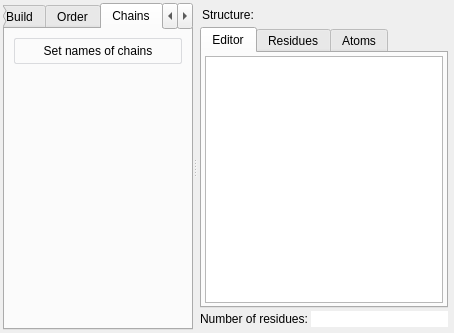
<?xml version="1.0" encoding="UTF-8"?>
<ui version="4.0">
 <class>ResidueListWorkPanel</class>
 <widget class="QWidget" name="ResidueListWorkPanel">
  <property name="geometry">
   <rect>
    <x>0</x>
    <y>0</y>
    <width>454</width>
    <height>333</height>
   </rect>
  </property>
  <property name="windowTitle">
   <string>Residue List Editor</string>
  </property>
  <property name="styleSheet">
   <string notr="true"> QPushButton {
     border: 1px solid #dadbde;
     background-color: qlineargradient(x1: 0, y1: 0, x2: 0, y2: 1,
                                       stop: 0 #dadbde, stop: 1 #f6f7fa);
     border-radius: 2px;
     min-width: 34px;
     min-height: 24px;
 }

 QPushButton:pressed {
     border: 2px solid #777777;
 }

 QPushButton:checked {
     border: 2px solid #777777;
 }</string>
  </property>
  <layout class="QHBoxLayout" name="horizontalLayout_4">
   <property name="spacing">
    <number>3</number>
   </property>
   <property name="margin">
    <number>3</number>
   </property>
   <item>
    <widget class="QSplitter" name="splitter">
     <property name="orientation">
      <enum>Qt::Horizontal</enum>
     </property>
     <widget class="QTabWidget" name="mainTW">
      <property name="sizePolicy">
       <sizepolicy hsizetype="Expanding" vsizetype="Minimum">
        <horstretch>0</horstretch>
        <verstretch>0</verstretch>
       </sizepolicy>
      </property>
      <property name="currentIndex">
       <number>2</number>
      </property>
      <widget class="QWidget" name="buildTab">
       <attribute name="title">
        <string>Build</string>
       </attribute>
       <layout class="QVBoxLayout" name="verticalLayout_5">
        <item>
         <widget class="QPushButton" name="editResiduesPB">
          <property name="enabled">
           <bool>false</bool>
          </property>
          <property name="focusPolicy">
           <enum>Qt::NoFocus</enum>
          </property>
          <property name="text">
           <string>Edit residues</string>
          </property>
         </widget>
        </item>
        <item>
         <widget class="QPushButton" name="mergeResiduesPB">
          <property name="enabled">
           <bool>false</bool>
          </property>
          <property name="focusPolicy">
           <enum>Qt::NoFocus</enum>
          </property>
          <property name="text">
           <string>Merge residues</string>
          </property>
         </widget>
        </item>
        <item>
         <widget class="QPushButton" name="deleteResiduesPB">
          <property name="enabled">
           <bool>false</bool>
          </property>
          <property name="focusPolicy">
           <enum>Qt::NoFocus</enum>
          </property>
          <property name="text">
           <string>Delete residues</string>
          </property>
         </widget>
        </item>
        <item>
         <widget class="QPushButton" name="deleteEmptyStructuresPB">
          <property name="focusPolicy">
           <enum>Qt::NoFocus</enum>
          </property>
          <property name="text">
           <string>Delete empty</string>
          </property>
         </widget>
        </item>
        <item>
         <spacer name="verticalSpacer_4">
          <property name="orientation">
           <enum>Qt::Vertical</enum>
          </property>
          <property name="sizeHint" stdset="0">
           <size>
            <width>20</width>
            <height>0</height>
           </size>
          </property>
         </spacer>
        </item>
       </layout>
      </widget>
      <widget class="QWidget" name="orderTab">
       <attribute name="title">
        <string>Order</string>
       </attribute>
       <layout class="QVBoxLayout" name="verticalLayout_2">
        <property name="spacing">
         <number>3</number>
        </property>
        <property name="margin">
         <number>3</number>
        </property>
        <item>
         <widget class="QGroupBox" name="groupBox">
          <property name="title">
           <string>Sequence index</string>
          </property>
          <layout class="QVBoxLayout" name="verticalLayout_4">
           <property name="spacing">
            <number>3</number>
           </property>
           <property name="margin">
            <number>3</number>
           </property>
           <item>
            <widget class="QPushButton" name="seqIndxByOrderPB">
             <property name="sizePolicy">
              <sizepolicy hsizetype="Expanding" vsizetype="Fixed">
               <horstretch>0</horstretch>
               <verstretch>0</verstretch>
              </sizepolicy>
             </property>
             <property name="focusPolicy">
              <enum>Qt::NoFocus</enum>
             </property>
             <property name="text">
              <string>by order</string>
             </property>
            </widget>
           </item>
           <item>
            <widget class="QPushButton" name="seqIndxByReverseOrderPB">
             <property name="focusPolicy">
              <enum>Qt::NoFocus</enum>
             </property>
             <property name="text">
              <string>by reverse order</string>
             </property>
            </widget>
           </item>
           <item>
            <widget class="QPushButton" name="seqIndxByChainsPB">
             <property name="focusPolicy">
              <enum>Qt::NoFocus</enum>
             </property>
             <property name="text">
              <string>by chains</string>
             </property>
            </widget>
           </item>
           <item>
            <layout class="QHBoxLayout" name="horizontalLayout_2">
             <item>
              <spacer name="horizontalSpacer">
               <property name="orientation">
                <enum>Qt::Horizontal</enum>
               </property>
               <property name="sizeHint" stdset="0">
                <size>
                 <width>40</width>
                 <height>20</height>
                </size>
               </property>
              </spacer>
             </item>
             <item>
              <widget class="QCheckBox" name="automaticallyReorderCB">
               <property name="text">
                <string>Automatically reorder</string>
               </property>
               <property name="checked">
                <bool>true</bool>
               </property>
              </widget>
             </item>
            </layout>
           </item>
          </layout>
         </widget>
        </item>
        <item>
         <widget class="QPushButton" name="reorderBySeqIndxPB">
          <property name="focusPolicy">
           <enum>Qt::NoFocus</enum>
          </property>
          <property name="text">
           <string>Reorder by sequence index</string>
          </property>
         </widget>
        </item>
        <item>
         <widget class="QGroupBox" name="groupBox_2">
          <property name="title">
           <string>Serial index</string>
          </property>
          <layout class="QVBoxLayout" name="verticalLayout_9">
           <property name="spacing">
            <number>3</number>
           </property>
           <property name="margin">
            <number>3</number>
           </property>
           <item>
            <widget class="QPushButton" name="serIndxBySeqLocPB">
             <property name="sizePolicy">
              <sizepolicy hsizetype="Expanding" vsizetype="Fixed">
               <horstretch>0</horstretch>
               <verstretch>0</verstretch>
              </sizepolicy>
             </property>
             <property name="focusPolicy">
              <enum>Qt::NoFocus</enum>
             </property>
             <property name="text">
              <string>by seq and local indexes</string>
             </property>
            </widget>
           </item>
           <item>
            <layout class="QHBoxLayout" name="horizontalLayout_3">
             <item>
              <spacer name="horizontalSpacer_2">
               <property name="orientation">
                <enum>Qt::Horizontal</enum>
               </property>
               <property name="sizeHint" stdset="0">
                <size>
                 <width>40</width>
                 <height>20</height>
                </size>
               </property>
              </spacer>
             </item>
             <item>
              <widget class="QCheckBox" name="automaticallyUpdateSerIndxCB">
               <property name="text">
                <string>Automatically update</string>
               </property>
               <property name="checked">
                <bool>true</bool>
               </property>
              </widget>
             </item>
            </layout>
           </item>
          </layout>
         </widget>
        </item>
        <item>
         <spacer name="verticalSpacer">
          <property name="orientation">
           <enum>Qt::Vertical</enum>
          </property>
          <property name="sizeHint" stdset="0">
           <size>
            <width>20</width>
            <height>40</height>
           </size>
          </property>
         </spacer>
        </item>
       </layout>
      </widget>
      <widget class="QWidget" name="chainsTab">
       <attribute name="title">
        <string>Chains</string>
       </attribute>
       <layout class="QVBoxLayout" name="verticalLayout_10">
        <item>
         <widget class="QPushButton" name="setChainNamesPB">
          <property name="focusPolicy">
           <enum>Qt::NoFocus</enum>
          </property>
          <property name="text">
           <string>Set names of chains</string>
          </property>
         </widget>
        </item>
        <item>
         <spacer name="verticalSpacer_2">
          <property name="orientation">
           <enum>Qt::Vertical</enum>
          </property>
          <property name="sizeHint" stdset="0">
           <size>
            <width>20</width>
            <height>241</height>
           </size>
          </property>
         </spacer>
        </item>
       </layout>
      </widget>
      <widget class="QWidget" name="showTab">
       <attribute name="title">
        <string>Show</string>
       </attribute>
       <layout class="QVBoxLayout" name="verticalLayout_7">
        <property name="margin">
         <number>2</number>
        </property>
        <item>
         <widget class="QCheckBox" name="highlightResiduesCB">
          <property name="focusPolicy">
           <enum>Qt::NoFocus</enum>
          </property>
          <property name="text">
           <string>Highlight selected residues</string>
          </property>
         </widget>
        </item>
        <item>
         <spacer name="verticalSpacer_3">
          <property name="orientation">
           <enum>Qt::Vertical</enum>
          </property>
          <property name="sizeHint" stdset="0">
           <size>
            <width>0</width>
            <height>0</height>
           </size>
          </property>
         </spacer>
        </item>
       </layout>
      </widget>
     </widget>
     <widget class="QWidget" name="widget" native="true">
      <layout class="QVBoxLayout" name="verticalLayout">
       <property name="spacing">
        <number>3</number>
       </property>
       <property name="margin">
        <number>3</number>
       </property>
       <item>
        <layout class="QHBoxLayout" name="horizontalLayout">
         <property name="margin">
          <number>2</number>
         </property>
         <item>
          <widget class="QLabel" name="label1">
           <property name="sizePolicy">
            <sizepolicy hsizetype="Maximum" vsizetype="Preferred">
             <horstretch>0</horstretch>
             <verstretch>0</verstretch>
            </sizepolicy>
           </property>
           <property name="text">
            <string>Structure:</string>
           </property>
          </widget>
         </item>
         <item>
          <widget class="QObjectLinkWidget" name="structureW" native="true"/>
         </item>
        </layout>
       </item>
       <item>
        <widget class="QTabWidget" name="tabWidget_2">
         <property name="currentIndex">
          <number>0</number>
         </property>
         <widget class="QWidget" name="tab_4">
          <attribute name="title">
           <string>Editor</string>
          </attribute>
          <layout class="QVBoxLayout" name="verticalLayout_8">
           <property name="spacing">
            <number>3</number>
           </property>
           <property name="margin">
            <number>3</number>
           </property>
           <item>
            <widget class="QTableWidget" name="editTW">
             <property name="focusPolicy">
              <enum>Qt::NoFocus</enum>
             </property>
             <property name="horizontalScrollBarPolicy">
              <enum>Qt::ScrollBarAsNeeded</enum>
             </property>
             <property name="alternatingRowColors">
              <bool>true</bool>
             </property>
             <property name="selectionBehavior">
              <enum>QAbstractItemView::SelectRows</enum>
             </property>
             <property name="verticalScrollMode">
              <enum>QAbstractItemView::ScrollPerPixel</enum>
             </property>
             <property name="horizontalScrollMode">
              <enum>QAbstractItemView::ScrollPerPixel</enum>
             </property>
             <property name="showGrid">
              <bool>false</bool>
             </property>
             <property name="gridStyle">
              <enum>Qt::NoPen</enum>
             </property>
             <property name="sortingEnabled">
              <bool>false</bool>
             </property>
             <attribute name="horizontalHeaderMinimumSectionSize">
              <number>0</number>
             </attribute>
             <attribute name="verticalHeaderVisible">
              <bool>false</bool>
             </attribute>
             <attribute name="verticalHeaderMinimumSectionSize">
              <number>0</number>
             </attribute>
            </widget>
           </item>
          </layout>
         </widget>
         <widget class="QWidget" name="tab_6">
          <attribute name="title">
           <string>Residues</string>
          </attribute>
          <layout class="QVBoxLayout" name="verticalLayout_6">
           <property name="margin">
            <number>2</number>
           </property>
           <item>
            <widget class="QTreeView" name="residuesTV">
             <property name="focusPolicy">
              <enum>Qt::NoFocus</enum>
             </property>
             <property name="rootIsDecorated">
              <bool>false</bool>
             </property>
            </widget>
           </item>
          </layout>
         </widget>
         <widget class="QWidget" name="tab_5">
          <attribute name="title">
           <string>Atoms</string>
          </attribute>
          <layout class="QVBoxLayout" name="verticalLayout_3">
           <property name="margin">
            <number>2</number>
           </property>
           <item>
            <widget class="QTreeView" name="atomsTV">
             <property name="focusPolicy">
              <enum>Qt::NoFocus</enum>
             </property>
             <property name="rootIsDecorated">
              <bool>false</bool>
             </property>
            </widget>
           </item>
          </layout>
         </widget>
        </widget>
       </item>
       <item>
        <layout class="QHBoxLayout" name="horizontalLayout_5">
         <item>
          <widget class="QLabel" name="label_4">
           <property name="text">
            <string>Number of residues:</string>
           </property>
          </widget>
         </item>
         <item>
          <widget class="QLineEdit" name="numOfResiduesLE">
           <property name="frame">
            <bool>false</bool>
           </property>
           <property name="alignment">
            <set>Qt::AlignRight|Qt::AlignTrailing|Qt::AlignVCenter</set>
           </property>
           <property name="readOnly">
            <bool>true</bool>
           </property>
          </widget>
         </item>
        </layout>
       </item>
      </layout>
     </widget>
    </widget>
   </item>
  </layout>
 </widget>
 <customwidgets>
  <customwidget>
   <class>QObjectLinkWidget</class>
   <extends>QWidget</extends>
   <header location="global">ObjectLinkWidget.hpp</header>
   <container>1</container>
  </customwidget>
 </customwidgets>
 <resources/>
 <connections/>
</ui>
